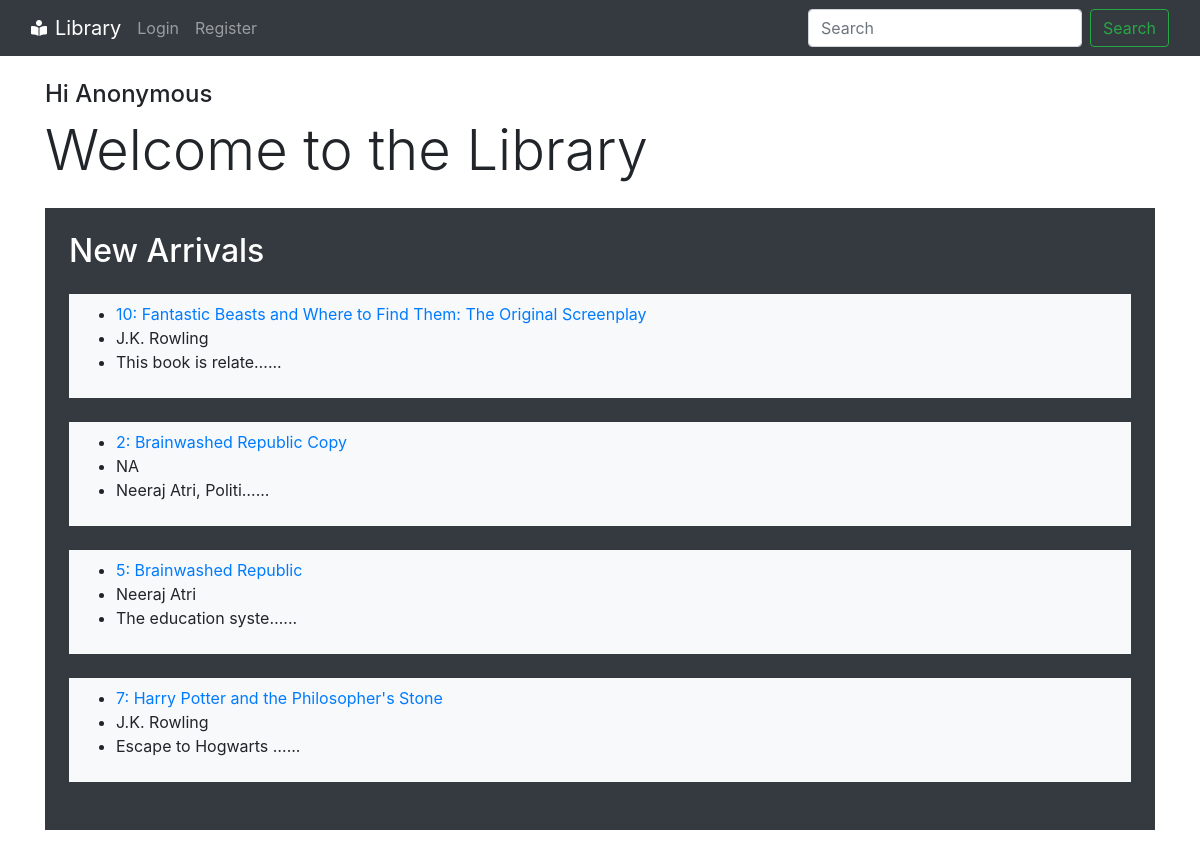
The page / on the database its author committed.
### library/models.py (models this page shows, shortened)
class Book(models.Model):
    title = models.CharField(max_length=100)
    author = models.CharField(max_length=100)
    publisher = models.CharField(max_length=100)
    genre = models.CharField(max_length=100)
    summary = models.TextField()
    isbn = models.CharField(max_length=20)
    avl = models.BooleanField()
    booknum = models.IntegerField()
    coverimg = models.ImageField(null = True, blank = True, upload_to="bookcovers/")

### library/views.py (the view)
# urls.py: 2. Add a URL to urlpatterns:  path('', views.home, name='home')
def home(request):
    allbooks = Book.objects.all().reverse()
    l = len(allbooks)
    if l < 10:
        return render(request, 'home.html',{'curruser': request.user, 'books': allbooks})
    else:
        return render(request, 'home.html',{'curruser': request.user, 'books': allbooks[(l-10):]})

### templates/home.html (shortened to what this page needs)
{% extends 'base.html' %}
{% block body %}
    <div class="container my-4">
        <h4>Hi {% if curruser.is_authenticated %}{{curruser.username}}{% else %}Anonymous{% endif %}</h4>
        <h1 class= 'display-4' >Welcome to the Library</h1>
            <div class="container my-4 bg-dark p-4">
                <h2 class='text-white'>New Arrivals</h2>
                {% for book in books reversed %}
                    <div class="container my-4 bg-light py-2">
                        <ul>
                            <li><a href="/book/{{book.booknum}}">{{book.booknum}}: {{book.title}}</a></li>
                            <li> {{book.author}} </li>
                            <li> {{book.summary|truncatechars:20}}...</li>
                        </ul>
                    </div>
                {% endfor %}
            </div>
    </div>
{% endblock body %}

### rows shown on the page
Book: booknum "10", title "Fantastic Beasts and Where to Find Them: The Original Screenplay", author "J.K. Rowling", summary "This book is relate…"
Book: booknum "2", title "Brainwashed Republic Copy", author "NA", summary "Neeraj Atri, Politi…"
Book: booknum "5", title "Brainwashed Republic", author "Neeraj Atri", summary "The education syste…"
Book: booknum "7", title "Harry Potter and the Philosopher's Stone", author "J.K. Rowling", summary "Escape to Hogwarts …"
